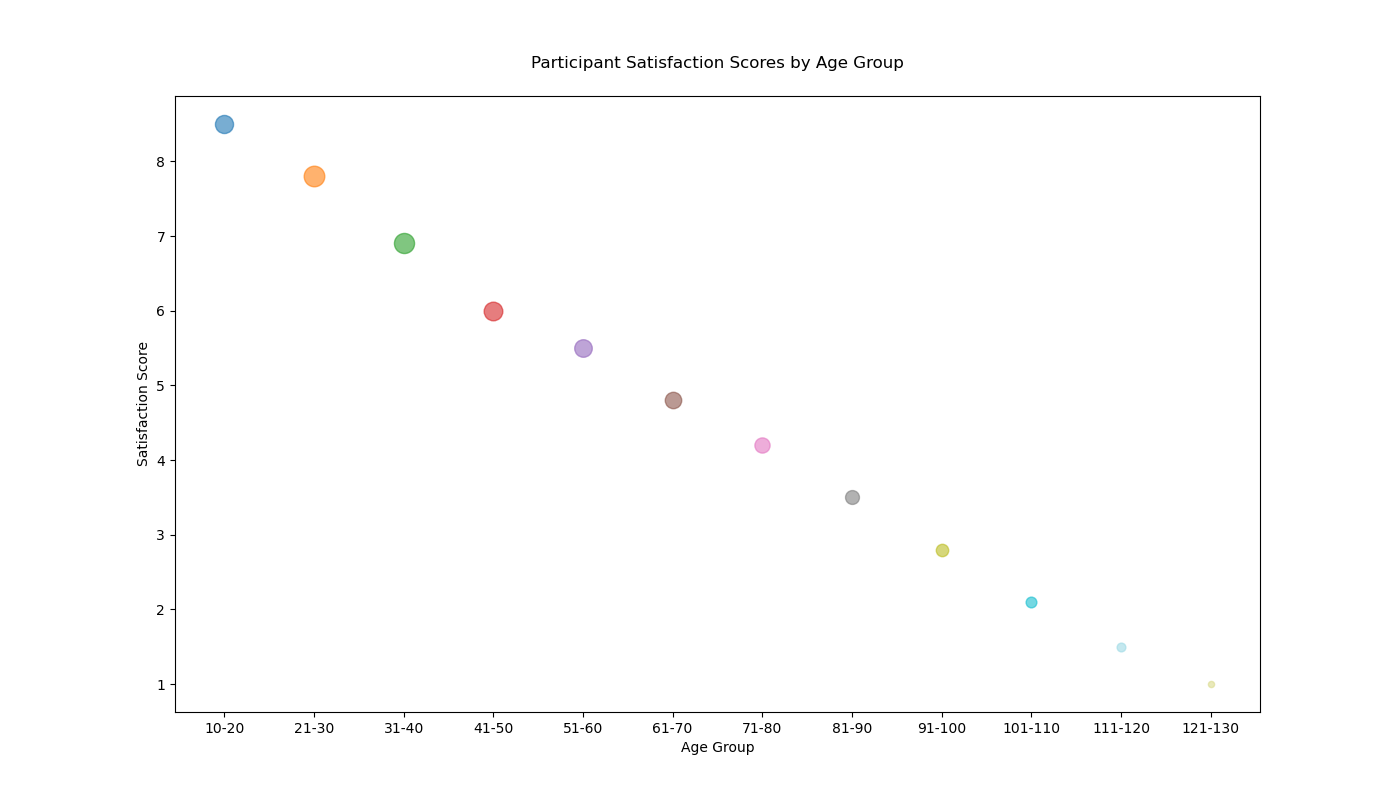

Python code for this plot:

import matplotlib.pyplot as plt

age_groups = ['10-20', '21-30', '31-40', '41-50', '51-60', '61-70', '71-80', '81-90', '91-100', '101-110', '111-120', '121-130']
participants = [8.5, 7.8, 6.9, 6.0, 5.5, 4.8, 4.2, 3.5, 2.8, 2.1, 1.5, 1.0]
satisfaction_scores = [7.0, 6.5, 5.8, 5.0, 4.7, 4.2, 3.8, 3.0, 2.5, 2.0, 1.5, 1.2]
population = [1700, 2200, 2100, 1800, 1600, 1400, 1200, 1000, 800, 600, 400, 200]
colors = ['#1F77B4', '#FF7F0E', '#2CA02C', '#D62728', '#9467BD', '#8C564B', '#E377C2', '#7F7F7F', '#BCBD22', '#17BECF', '#9EDAE5', '#DBDB8D']
sizes = [i / 10 for i in population]

fig, ax = plt.subplots(figsize=(14, 8))

for i in range(len(age_groups)):
    ax.scatter(age_groups[i], participants[i], s=sizes[i], alpha=0.6, color=colors[i])

ax.set_title('Participant Satisfaction Scores by Age Group', pad=20)
ax.set_xlabel('Age Group')
ax.set_ylabel('Satisfaction Score')

plt.show()
